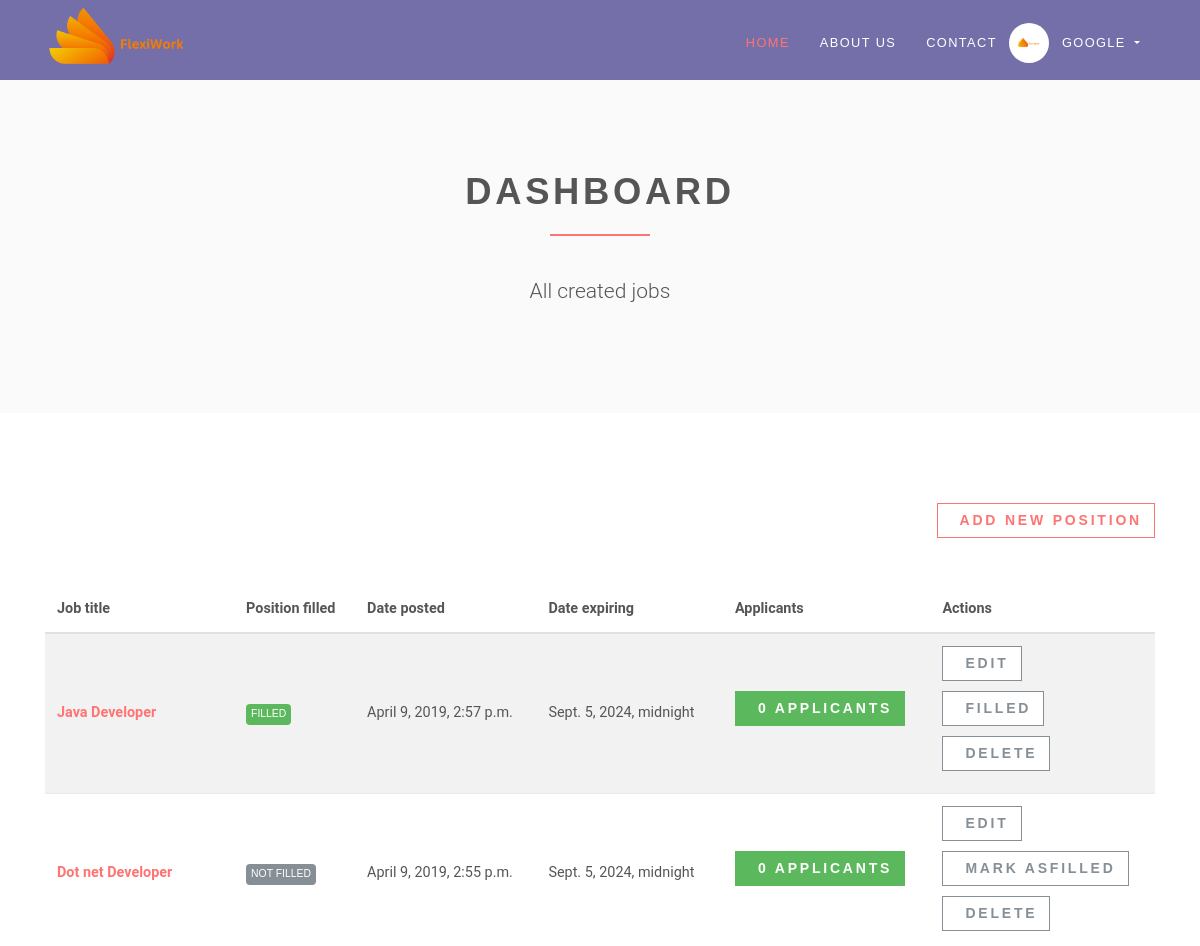
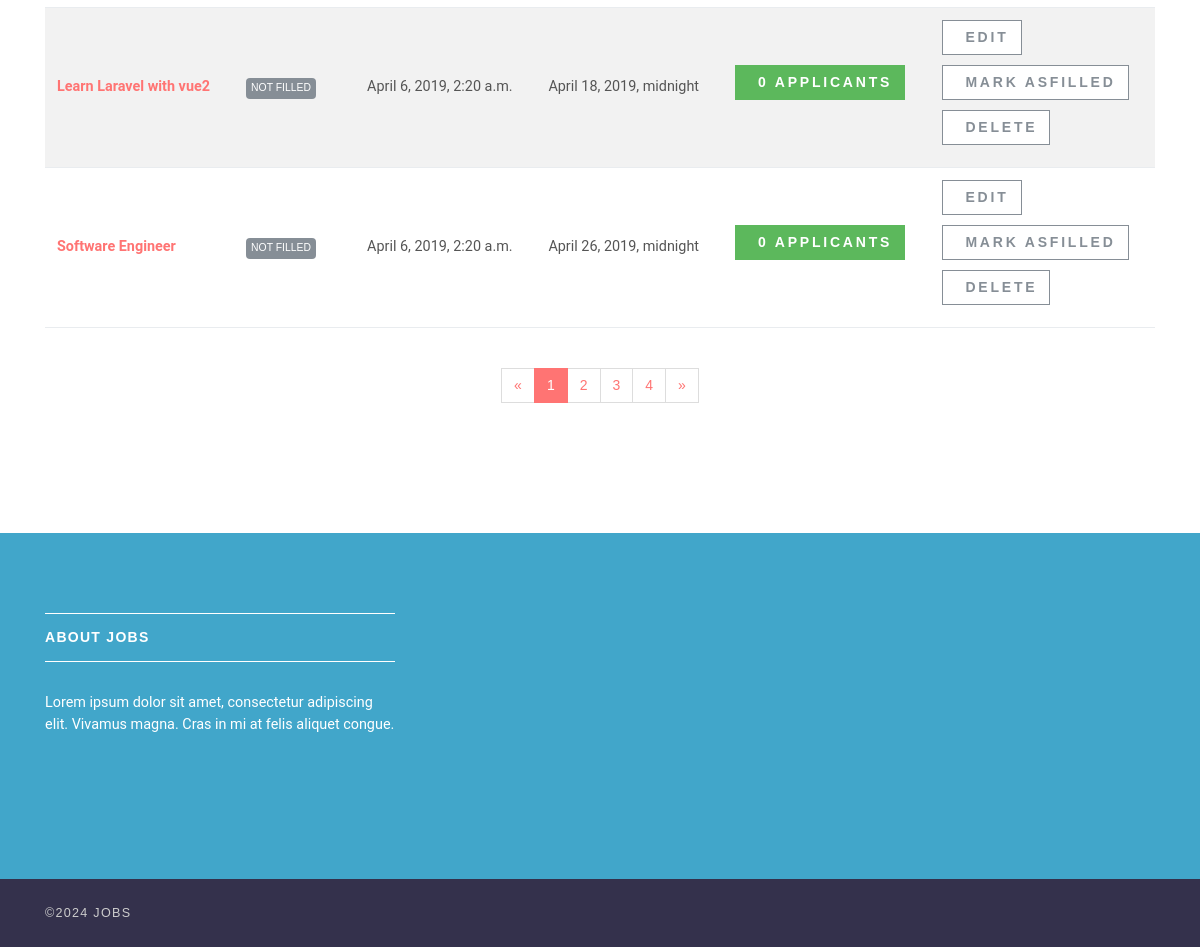
/employer/dashboard (signed in), run on the app's committed database (2 pictures, top to bottom).
### accounts/models.py (models this page shows, shortened)
class User(AbstractUser):
    username = None
    role = models.CharField(max_length=12, error_messages={
        'required': "Role must be provided"
    })
    gender = models.CharField(max_length=10, blank=True, null=True, default="")
    email = models.EmailField(unique=True, blank=False,
                              error_messages={
                                  'unique': "A user with that email already exists.",
                              })
    USERNAME_FIELD = "email"
    REQUIRED_FIELDS = []
    objects = UserManager()

### jobsapp/models.py (models this page shows, shortened)
class Job(models.Model):
    user = models.ForeignKey(User, on_delete=models.CASCADE, verbose_name="Posted by")
    title = models.CharField(max_length=300)
    description = models.TextField()
    location = models.CharField(max_length=150)
    type = models.CharField(choices=JOB_TYPE, max_length=10)
    category = models.CharField(max_length=100)
    last_date = models.DateTimeField()
    company_name = models.CharField(max_length=100)
    company_description = models.CharField(max_length=300)
    website = models.CharField(max_length=100, default="")
    created_at = models.DateTimeField(default=timezone.now)
    filled = models.BooleanField(default=False)
    class Meta:
        ordering = ['-created_at']  # Latest jobs appear first

### jobsapp/views/employer.py (the view)
# urls.py: path('', DashboardView.as_view(), name='employer-dashboard'),
class DashboardView(ListView):
    model = Job
    template_name = 'jobs/employer/dashboard.html'
    context_object_name = 'jobs'
    @method_decorator(login_required(login_url=reverse_lazy('accounts:login')))
    @method_decorator(user_is_employer)
    def dispatch(self, request, *args, **kwargs):
        return super().dispatch(self.request, *args, **kwargs)
    def get_queryset(self):
        return self.model.objects.filter(user_id=self.request.user.id)

### templates/jobs/employer/dashboard.html (shortened to what this page needs)
{% extends 'base.html' %}
{% load static %}
{% block content %}
  <section class="bg-light-gray">
    <div class="container">
      <div class="row">
        <div class="col-lg-8 mx-auto">
          <h1 class="heading">dashboard</h1>
          <p class="lead text-center">All created jobs</p>
        </div>
      </div>
    </div>
  </section>
  <section>
    <div class="container">
      <div class="row">
        <div class="col-lg-12 text-right mb-5">
          <a href="{% url 'jobs:employer-jobs-create' %}" class="btn btn-outline-white-primary">Add new position</a>
        </div>
        <div class="col-lg-12">
          <div class="table-responsive">
            <table class="table table-striped table-hover table-client-dashboard">
              <thead>
                <tr>
                  <th>Job title</th>
                  <th>Position filled</th>
                  <th>Date posted</th>
                  <th>Date expiring</th>
                  <th>Applicants</th>
                  <th>Actions</th>
                </tr>
              </thead>
              <tbody>
                {% for job in jobs %}
                  <tr>
                    <th>
                      <a href="{% url 'jobs:jobs-detail' job.id %}">{{ job.title }}</a>
                    </th>
                    <td>
                      {% if job.filled %}
                        <span class="badge badge-success">Filled</span>
                      {% else %}
                        <span class="badge badge-secondary">Not Filled</span>
                      {% endif %}
                    </td>
                    <td>{{ job.created_at }}</td>
                    <td>{{ job.last_date }}</td>
                    <td>
                      <a href="{% url 'jobs:employer-dashboard-applicants' job.id %}" class="btn btn-success">
                        {{ job.applicants.count }}
                        <span class="hidden-xs hidden-sm">Applicants</span>
                      </a>
                    </td>
                    <td>
                      <a href="#" class="btn btn-outline-white-secondary">Edit</a>
                      <br />
                      {% if job.filled %}
                        <a href="{% url 'jobs:job-mark-filled' job.id %}" class="btn btn-outline-white-secondary">
                          <span class="hidden-xs hidden-sm">Filled</span>
                        </a><br />
                      {% else %}
                        <a href="{% url 'jobs:job-mark-filled' job.id %}" class="btn btn-outline-white-secondary">
                          <span class="hidden-xs hidden-sm">Mark as</span>filled
                        </a><br />
                      {% endif %}
                      <a href="{% url 'jobs:job-delete' job.id %}" class="btn btn-outline-white-secondary">Delete</a>
                    </td>
                  </tr>
                {% endfor %}
              </tbody>
            </table>
          </div>
          <div class="pages">
            <nav aria-label="Page navigation example" class="d-flex justify-content-center mt-4 mb-4">
              <ul class="pagination">
                <li class="page-item">
                  <a href="#" aria-label="Previous" class="page-link"><span aria-hidden="true">«</span><span class="sr-only">Previous</span></a>
                </li>
                <li class="page-item active">
                  <a href="#" class="page-link">1</a>
                </li>
                <li class="page-item">
                  <a href="#" class="page-link">2</a>
                </li>
                <li class="page-item">
                  <a href="#" class="page-link">3</a>
                </li>
                <li class="page-item">
                  <a href="#" class="page-link">4</a>
                </li>
                <li class="page-item">
                  <a href="#" aria-label="Next" class="page-link"><span aria-hidden="true">»</span><span class="sr-only">Next</span></a>
                </li>
              </ul>
            </nav>
          </div>
        </div>
      </div>
    </div>
  </section>
{% endblock %}

### templates/base.html (shortened to what this page needs)
{% load static %}
<!DOCTYPE html>
<html>
<head>
    <link rel="stylesheet"
          href="{% static 'vendor/bootstrap/css/bootstrap.min.css' %}">
    <link rel="stylesheet" href="{% static 'css/style.default.css' %}"
          id="theme-stylesheet">
    <link rel="stylesheet" href="{% static 'css/custom.css' %}">
</head>
<body>
<header class="header">
    <nav class="navbar navbar-expand-lg" style="height: 5%;">
        <div class="container"  style="height: 80px;>
            <a href="/" class="navbar-brand">
                <img src="{% static 'img/logo-s.png' %}" alt="logo" class="d-none d-lg-block" style="height: 150px;">
            <div id="navbarSupportedContent" class="collapse navbar-collapse">
                <ul class="navbar-nav ml-auto">
                    <li class="nav-item active">
                        <a href="/" class="nav-link">Home <span class="sr-only">(current)</span></a>
                    </li>
                    <li class="nav-item">
                        <a href="#" class="nav-link">About Us</a>
                    </li>
                    <li class="nav-item">
                        <a href="#" class="nav-link">Contact</a>
                    </li>
                    {% if request.user.is_authenticated and request.user.role == 'employer' %}
                        <li class="nav-item dropdown">
                            <a id="clientZone" href="#" data-toggle="dropdown"
                               aria-haspopup="true" aria-expanded="false"
                               class="nav-link dropdown-toggle has-img mb-3 mb-lg-0 mt-3 mt-lg-0">
                                <div class="client-menu-image">
                                    <div class="inner">
                                        <img src="{% static 'img/dcompany-1.png' %}"
                                             alt="company image"
                                             class="img-fluid">
                                    </div>
                                </div>
                                {% if request.user.role == 'employee' %}
                                    {{ request.user.first_name }} {{ request.user.last_name }}
                                {% else %}
                                    {{ request.user.first_name }}
                                {% endif %}
                            </a>
                        </li>
                    {% endif %}
                </ul>
            </div>
        </div>
    </nav>
</header>
<div>
    {% block content %} {% endblock %}
</div>
<footer class="footer">
    <div class="footer__block">
        <div class="container">
            <div class="row">
                <div class="col-lg-4 col-md-12 mb-5">
                    <h4 class="h5">About Jobs</h4>
                    <p> Lorem ipsum dolor sit amet, consectetur adipiscing elit. Vivamus magna. Cras in mi at felis
                        aliquet congue. </p>
                </div>
            </div>
        </div>
    </div>
    <div class="footer__copyright">
        <div class="container">
            <div class="row">
                <div class="col-md-6 text-md-left text-center">
                    <p>&copy;2024 Jobs</p>
                </div>
            </div>
        </div>
    </div>
</footer>
</body>
</html>

### data on the page
User: user.first_name "GOOGLE"
Job: title "Java Developer", filled "FILLED", created_at "April 9, 2019, 2:57 p.m.", last_date "Sept. 5, 2024, midnight", applicants.count "0"
Job: title "Dot net Developer", filled "NOT FILLED", created_at "April 9, 2019, 2:55 p.m.", last_date "Sept. 5, 2024, midnight", applicants.count "0"
Job: title "Learn Laravel with vue2", filled "NOT FILLED", created_at "April 6, 2019, 2:20 a.m.", last_date "April 18, 2019, midnight", applicants.count "0"
Job: title "Software Engineer", filled "NOT FILLED", created_at "April 6, 2019, 2:20 a.m.", last_date "April 26, 2019, midnight", applicants.count "0"
